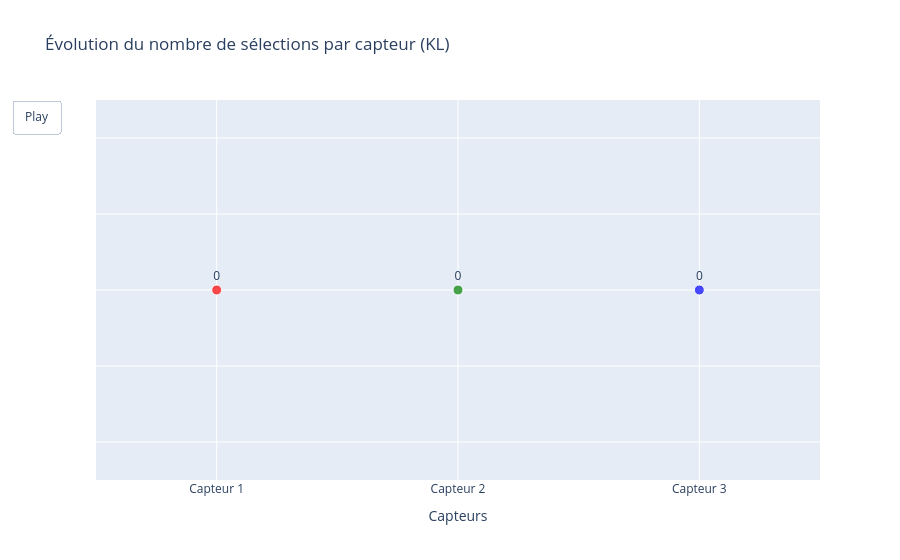

The code cell stored with this chart in its notebook:
### Code cell
import plotly.graph_objects as go

# Initialisation des données cumulées
cumulative_counts = np.zeros((T, 3))
for k in range(T - 1):
    cumulative_counts[k + 1] = cumulative_counts[k]
    cumulative_counts[k + 1, sensor_choices[k]] += 1

# Création des frames pour l'animation
frames = []
for k in range(1, T):
    frame = go.Frame(
        data=[
            go.Scatter(
                x=[1, 2, 3],
                y=[1, 1, 1],
                mode="markers+text",
                marker=dict(size=10 + cumulative_counts[k] * 2, color=["red", "green", "blue"]),
                text=[f"{int(c)}" for c in cumulative_counts[k]],
                textposition="top center"
            )
        ],
        name=str(k)
    )
    frames.append(frame)

# Création de la figure principale
fig_bubble = go.Figure(
    data=[
        go.Scatter(
            x=[1, 2, 3],
            y=[1, 1, 1],
            mode="markers+text",
            marker=dict(size=10 + cumulative_counts[0] * 2, color=["red", "green", "blue"]),
            text=["0", "0", "0"],
            textposition="top center"
        )
    ],
    layout=go.Layout(
        title="Évolution du nombre de sélections par capteur (KL)",
        xaxis=dict(title="Capteurs", tickvals=[1, 2, 3], ticktext=["Capteur 1", "Capteur 2", "Capteur 3"], range=[0.5, 3.5]),
        yaxis=dict(showticklabels=False, range=[0.5, 1.5]),
        updatemenus=[dict(type="buttons", showactive=False,
                          buttons=[dict(label="Play", method="animate", args=[None, {"frame": {"duration": 200, "redraw": True}, "fromcurrent": True}])])]
    ),
    frames=frames
)

fig_bubble.show()

### Figure 1 — Plotly figure (JSON) as saved in the notebook; plotly's stock layout.template omitted (floating-point values rounded to 4 significant figures)
{"data": [{"marker": {"color": ["red", "green", "blue"], "size": [10, 10, 10]}, "mode": "markers+text", "text": ["0", "0", "0"], "textposition": "top center", "type": "scatter", "x": [1, 2, 3], "y": [1, 1, 1]}], "layout": {"title": {"text": "Évolution du nombre de sélections par capteur (KL)"}, "updatemenus": [{"buttons": [{"args": [null, {"frame": {"duration": 200, "redraw": true}, "fromcurrent": true}], "label": "Play", "method": "animate"}], "showactive": false, "type": "buttons"}], "xaxis": {"range": [0.5, 3.5], "ticktext": ["Capteur 1", "Capteur 2", "Capteur 3"], "tickvals": [1, 2, 3], "title": {"text": "Capteurs"}}, "yaxis": {"range": [0.5, 1.5], "showticklabels": false}}}
